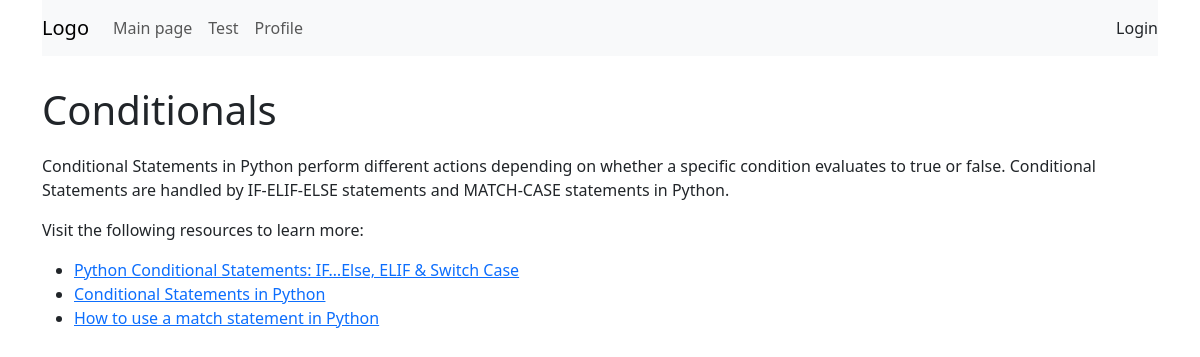
/python/page/8/, run on the app's committed database.
### app/models.py (models this page shows, shortened)
class Page(models.Model):
    whichChapter = models.ForeignKey(Chapter, on_delete=models.CASCADE)
    name = models.CharField(max_length=150)
    slug=models.SlugField(max_length=250, null=True, blank=True)
    text = RichTextField(blank=True, null=True)

### app/views.py (the view)
# urls.py: path('python/page/<int:pk>/', ViewPage.as_view(), name='view_news'),
class ViewPage(DetailView):
   model = Page
   context_object_name = 'view_news'
   template_name = 'page_detail.html'

### templates/page_detail.html (shortened to what this page needs)
{% extends 'base.html' %}
{% block content %}
		<H1 class="obj_name">{{ object.name|safe }}</H1>
		<div class="text">
			{{ view_news.text|safe }}
		</div>
{% endblock %}

### templates/page_detail.html (style rules this page uses)
.text { margin-top: 20px; }
.obj_name { margin-top: 30px; }

### data on the page
Page: name "Conditionals", text "Conditional Statements in Python perform different actions depending on whether a specific condition evaluates to true or false. Conditional Statements are handled by IF-ELIF-ELSE statements and MATCH-CASE statements in Python. Visit the following resources to learn more: Python Conditional Statements: IF…Else, ELIF & Switch Case Conditional Statements in Python How to use a match statement in Python"
